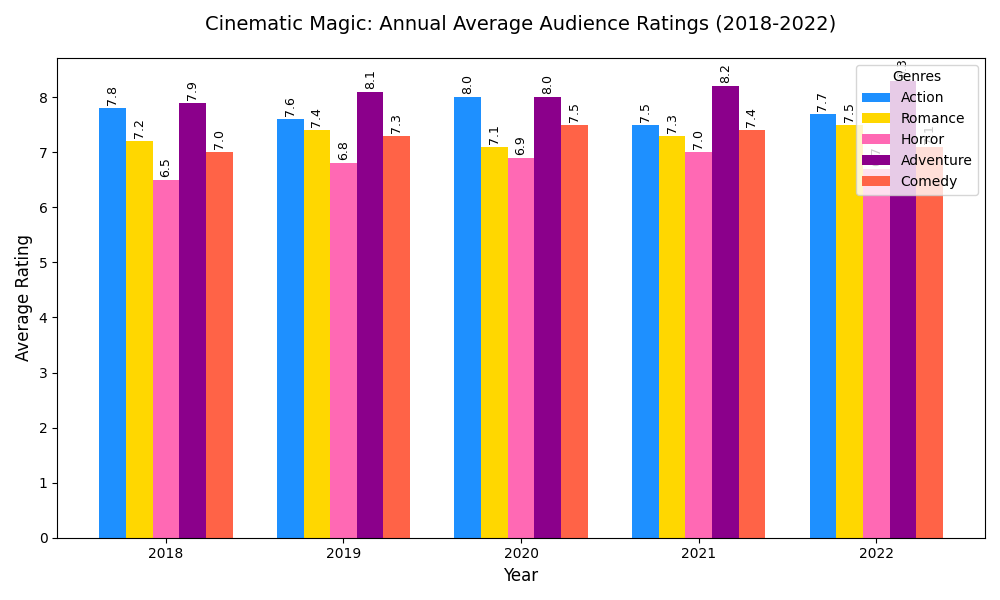

Generate this figure with Python:
import matplotlib.pyplot as plt
import numpy as np

# Define the data
years = ["2018", "2019", "2020", "2021", "2022"]
genres = ["Action", "Romance", "Horror", "Adventure", "Comedy"]

# Average audience ratings for each genre by year (out of 10)
ratings_data = np.array([
    [7.8, 7.6, 8.0, 7.5, 7.7],  # Action
    [7.2, 7.4, 7.1, 7.3, 7.5],  # Romance
    [6.5, 6.8, 6.9, 7.0, 6.7],  # Horror
    [7.9, 8.1, 8.0, 8.2, 8.3],  # Adventure
    [7.0, 7.3, 7.5, 7.4, 7.1]   # Comedy
])

# Shuffled colors for each genre
colors = ['#1E90FF', '#FFD700', '#FF69B4', '#8B008B', '#FF6347']

# Create the figure and axes
fig, ax = plt.subplots(figsize=(10, 6))

# Set the bar width
bar_width = 0.15

# Positions of bars on the x-axis
x_pos = np.arange(len(years))

# Plot each genre's ratings
for i, genre in enumerate(genres):
    ax.bar(x_pos + i * bar_width, ratings_data[i], width=bar_width, color=colors[i], label=genre)

# Tweak the layout to prevent label overlapping
plt.tight_layout()

# Add titles and labels
plt.title('Cinematic Magic: Annual Average Audience Ratings (2018-2022)', fontsize=14, pad=20)
plt.xlabel('Year', fontsize=12)
plt.ylabel('Average Rating', fontsize=12)
plt.xticks(x_pos + bar_width * (len(genres) / 2 - 0.5), years)

# Add a legend
plt.legend(title="Genres", fontsize=10)

# Annotate bars with their values
for i, genre in enumerate(genres):
    for j in range(len(years)):
        ax.text(x_pos[j] + i * bar_width, ratings_data[i][j] + 0.05, f'{ratings_data[i][j]:.1f}', 
                ha='center', va='bottom', fontsize=9, color='black', rotation=90)

# Automatically adjust subplot params to give specified padding
fig.tight_layout()

# Show the plot
plt.show()
